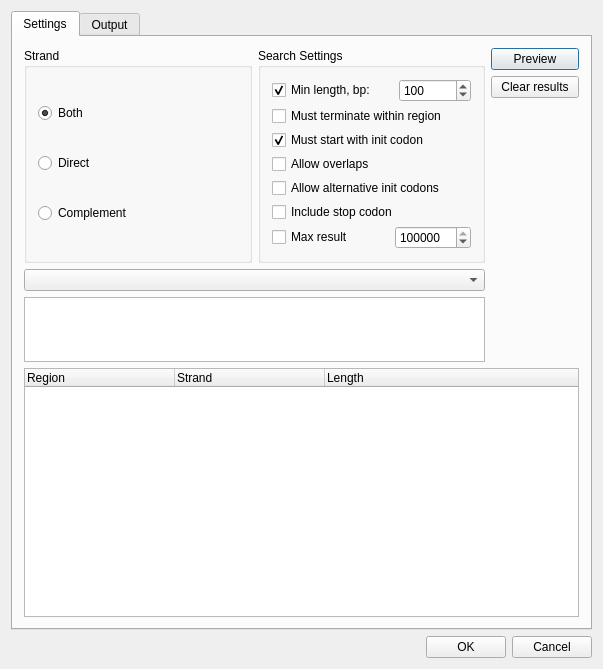
<?xml version="1.0" encoding="UTF-8"?>
<ui version="4.0">
 <class>ORFDialogBase</class>
 <widget class="QDialog" name="ORFDialogBase">
  <property name="geometry">
   <rect>
    <x>0</x>
    <y>0</y>
    <width>603</width>
    <height>669</height>
   </rect>
  </property>
  <property name="sizePolicy">
   <sizepolicy hsizetype="Preferred" vsizetype="Minimum">
    <horstretch>0</horstretch>
    <verstretch>0</verstretch>
   </sizepolicy>
  </property>
  <property name="minimumSize">
   <size>
    <width>0</width>
    <height>560</height>
   </size>
  </property>
  <property name="maximumSize">
   <size>
    <width>32767</width>
    <height>32767</height>
   </size>
  </property>
  <property name="mouseTracking">
   <bool>false</bool>
  </property>
  <property name="windowTitle">
   <string>ORF Marker</string>
  </property>
  <property name="toolTip">
   <string/>
  </property>
  <property name="whatsThis">
   <string>Find Open Reading Frames in sequence</string>
  </property>
  <property name="sizeGripEnabled">
   <bool>false</bool>
  </property>
  <layout class="QVBoxLayout" name="verticalLayout_5">
   <property name="sizeConstraint">
    <enum>QLayout::SetMinimumSize</enum>
   </property>
   <item>
    <widget class="QTabWidget" name="tabWidget">
     <property name="currentIndex">
      <number>0</number>
     </property>
     <widget class="QWidget" name="tab_3">
      <attribute name="title">
       <string>Settings</string>
      </attribute>
      <layout class="QVBoxLayout" name="verticalLayout_4">
       <property name="sizeConstraint">
        <enum>QLayout::SetMinimumSize</enum>
       </property>
       <item>
        <layout class="QGridLayout" name="gridLayout">
         <property name="sizeConstraint">
          <enum>QLayout::SetMinimumSize</enum>
         </property>
         <item row="0" column="0">
          <layout class="QHBoxLayout" name="horizontalLayout_2">
           <property name="spacing">
            <number>6</number>
           </property>
           <property name="sizeConstraint">
            <enum>QLayout::SetMinimumSize</enum>
           </property>
           <item>
            <widget class="QGroupBox" name="bgStrand">
             <property name="sizePolicy">
              <sizepolicy hsizetype="Minimum" vsizetype="Minimum">
               <horstretch>0</horstretch>
               <verstretch>0</verstretch>
              </sizepolicy>
             </property>
             <property name="title">
              <string>Strand</string>
             </property>
             <layout class="QVBoxLayout" name="verticalLayout">
              <item>
               <widget class="QRadioButton" name="rbBoth">
                <property name="toolTip">
                 <string>Search in both strands</string>
                </property>
                <property name="whatsThis">
                 <string>Search in both strands</string>
                </property>
                <property name="text">
                 <string>Both</string>
                </property>
                <property name="checked">
                 <bool>true</bool>
                </property>
               </widget>
              </item>
              <item>
               <widget class="QRadioButton" name="rbDirect">
                <property name="toolTip">
                 <string>Search frames in direct strand only</string>
                </property>
                <property name="whatsThis">
                 <string>Search frames in direct strand only</string>
                </property>
                <property name="text">
                 <string>Direct</string>
                </property>
                <property name="shortcut">
                 <string/>
                </property>
                <property name="checked">
                 <bool>false</bool>
                </property>
               </widget>
              </item>
              <item>
               <widget class="QRadioButton" name="rbComplement">
                <property name="toolTip">
                 <string>Search frames in complement strand only</string>
                </property>
                <property name="whatsThis">
                 <string>Search frames in complement strand only</string>
                </property>
                <property name="text">
                 <string>Complement</string>
                </property>
                <property name="shortcut">
                 <string/>
                </property>
               </widget>
              </item>
             </layout>
            </widget>
           </item>
           <item>
            <widget class="QGroupBox" name="groupBox">
             <property name="minimumSize">
              <size>
               <width>0</width>
               <height>0</height>
              </size>
             </property>
             <property name="title">
              <string>Search Settings</string>
             </property>
             <layout class="QVBoxLayout" name="verticalLayout_3">
              <property name="spacing">
               <number>4</number>
              </property>
              <property name="sizeConstraint">
               <enum>QLayout::SetMinimumSize</enum>
              </property>
              <item>
               <layout class="QHBoxLayout" name="horizontalLayout">
                <property name="sizeConstraint">
                 <enum>QLayout::SetMinimumSize</enum>
                </property>
                <item>
                 <widget class="QCheckBox" name="ckMinLen">
                  <property name="minimumSize">
                   <size>
                    <width>121</width>
                    <height>20</height>
                   </size>
                  </property>
                  <property name="toolTip">
                   <string>Ignore ORFs shorter than the specified length</string>
                  </property>
                  <property name="whatsThis">
                   <string>Ignore ORFs shorter than the specified length</string>
                  </property>
                  <property name="text">
                   <string>Min length, bp:</string>
                  </property>
                  <property name="checked">
                   <bool>true</bool>
                  </property>
                 </widget>
                </item>
                <item>
                 <widget class="QSpinBox" name="sbMinLen">
                  <property name="enabled">
                   <bool>true</bool>
                  </property>
                  <property name="sizePolicy">
                   <sizepolicy hsizetype="Minimum" vsizetype="Minimum">
                    <horstretch>0</horstretch>
                    <verstretch>0</verstretch>
                   </sizepolicy>
                  </property>
                  <property name="toolTip">
                   <string/>
                  </property>
                  <property name="whatsThis">
                   <string/>
                  </property>
                  <property name="suffix">
                   <string/>
                  </property>
                  <property name="minimum">
                   <number>1</number>
                  </property>
                  <property name="maximum">
                   <number>999999999</number>
                  </property>
                  <property name="value">
                   <number>100</number>
                  </property>
                 </widget>
                </item>
               </layout>
              </item>
              <item>
               <widget class="QCheckBox" name="ckFit">
                <property name="toolTip">
                 <string>Ignore boundary ORFs which last beyond the search region(i.e. have no stop codon within the range).
             </string>
                </property>
                <property name="whatsThis">
                 <string>Ignore boundary ORFs which last beyond the search region(i.e. have no stop codon within the range).
             </string>
                </property>
                <property name="text">
                 <string>Must terminate within region</string>
                </property>
               </widget>
              </item>
              <item>
               <widget class="QCheckBox" name="ckInit">
                <property name="toolTip">
                 <string>Specifies that each ORF found must start with the start codon</string>
                </property>
                <property name="whatsThis">
                 <string>Specifies that each ORF found must start with the start codon</string>
                </property>
                <property name="text">
                 <string>Must start with init codon</string>
                </property>
                <property name="checked">
                 <bool>true</bool>
                </property>
               </widget>
              </item>
              <item>
               <widget class="QCheckBox" name="ckOverlap">
                <property name="toolTip">
                 <string>
               Allow alternative (downstream) initiators, when another start codon is located within a longer ORF.
               Then all possible ORF will be found, not only the longest ones.
             </string>
                </property>
                <property name="text">
                 <string>Allow overlaps</string>
                </property>
               </widget>
              </item>
              <item>
               <widget class="QCheckBox" name="ckAlt">
                <property name="enabled">
                 <bool>true</bool>
                </property>
                <property name="sizePolicy">
                 <sizepolicy hsizetype="Preferred" vsizetype="Fixed">
                  <horstretch>0</horstretch>
                  <verstretch>0</verstretch>
                 </sizepolicy>
                </property>
                <property name="toolTip">
                 <string>
               Allow ORFs starting with alternative initiation codons,
               accordingly to the current translation table.
             </string>
                </property>
                <property name="whatsThis">
                 <string>
               Allow ORFs starting with alternative initiation codons,
               accordingly to the current translation table.
             </string>
                </property>
                <property name="text">
                 <string>Allow alternative init codons</string>
                </property>
               </widget>
              </item>
              <item>
               <widget class="QCheckBox" name="ckIncStopCodon">
                <property name="toolTip">
                 <string>&lt;!DOCTYPE HTML PUBLIC &quot;-//W3C//DTD HTML 4.0//EN&quot; &quot;http://www.w3.org/TR/REC-html40/strict.dtd&quot;&gt;
&lt;html&gt;&lt;head&gt;&lt;meta name=&quot;qrichtext&quot; content=&quot;1&quot; /&gt;&lt;style type=&quot;text/css&quot;&gt;
p, li { white-space: pre-wrap; }
&lt;/style&gt;&lt;/head&gt;&lt;body style=&quot; font-family:'MS Shell Dlg 2'; font-size:8.25pt; font-weight:400; font-style:normal;&quot;&gt;
&lt;p style=&quot; margin-top:0px; margin-bottom:0px; margin-left:0px; margin-right:0px; -qt-block-indent:0; text-indent:0px;&quot;&gt;&lt;span style=&quot; font-size:8pt;&quot;&gt;Include stop codon into resulting annotation. &lt;/span&gt;&lt;/p&gt;&lt;/body&gt;&lt;/html&gt;</string>
                </property>
                <property name="text">
                 <string>Include stop codon</string>
                </property>
               </widget>
              </item>
              <item>
               <layout class="QHBoxLayout" name="horizontalLayout_3">
                <property name="sizeConstraint">
                 <enum>QLayout::SetMinimumSize</enum>
                </property>
                <property name="leftMargin">
                 <number>0</number>
                </property>
                <property name="topMargin">
                 <number>0</number>
                </property>
                <item>
                 <widget class="QCheckBox" name="maxResult">
                  <property name="minimumSize">
                   <size>
                    <width>117</width>
                    <height>20</height>
                   </size>
                  </property>
                  <property name="text">
                   <string>Max result</string>
                  </property>
                 </widget>
                </item>
                <item>
                 <widget class="QSpinBox" name="maxResultField">
                  <property name="maximum">
                   <number>500000</number>
                  </property>
                  <property name="singleStep">
                   <number>100</number>
                  </property>
                  <property name="value">
                   <number>200000</number>
                  </property>
                 </widget>
                </item>
               </layout>
              </item>
             </layout>
            </widget>
           </item>
          </layout>
         </item>
         <item row="0" column="1" rowspan="3">
          <layout class="QVBoxLayout" name="verticalLayout_2">
           <item>
            <widget class="QPushButton" name="pbFindAll">
             <property name="enabled">
              <bool>true</bool>
             </property>
             <property name="sizePolicy">
              <sizepolicy hsizetype="Minimum" vsizetype="Fixed">
               <horstretch>0</horstretch>
               <verstretch>0</verstretch>
              </sizepolicy>
             </property>
             <property name="toolTip">
              <string/>
             </property>
             <property name="whatsThis">
              <string>Start searching ORFs</string>
             </property>
             <property name="text">
              <string>Preview</string>
             </property>
             <property name="shortcut">
              <string/>
             </property>
             <property name="default">
              <bool>true</bool>
             </property>
             <property name="flat">
              <bool>false</bool>
             </property>
            </widget>
           </item>
           <item>
            <widget class="QPushButton" name="pbClearList">
             <property name="sizePolicy">
              <sizepolicy hsizetype="Minimum" vsizetype="Fixed">
               <horstretch>0</horstretch>
               <verstretch>0</verstretch>
              </sizepolicy>
             </property>
             <property name="text">
              <string>Clear results</string>
             </property>
             <property name="shortcut">
              <string/>
             </property>
            </widget>
           </item>
           <item>
            <spacer name="spacer4">
             <property name="orientation">
              <enum>Qt::Vertical</enum>
             </property>
             <property name="sizeType">
              <enum>QSizePolicy::MinimumExpanding</enum>
             </property>
             <property name="sizeHint" stdset="0">
              <size>
               <width>88</width>
               <height>17</height>
              </size>
             </property>
            </spacer>
           </item>
          </layout>
         </item>
         <item row="1" column="0">
          <widget class="QComboBox" name="transCombo"/>
         </item>
         <item row="2" column="0">
          <widget class="QTextEdit" name="codonsView">
           <property name="sizePolicy">
            <sizepolicy hsizetype="Expanding" vsizetype="Preferred">
             <horstretch>0</horstretch>
             <verstretch>0</verstretch>
            </sizepolicy>
           </property>
           <property name="minimumSize">
            <size>
             <width>0</width>
             <height>65</height>
            </size>
           </property>
           <property name="maximumSize">
            <size>
             <width>16777215</width>
             <height>65</height>
            </size>
           </property>
           <property name="readOnly">
            <bool>true</bool>
           </property>
          </widget>
         </item>
        </layout>
       </item>
       <item>
        <layout class="QHBoxLayout" name="rangeSelectorLayout"/>
       </item>
       <item>
        <widget class="QTreeWidget" name="resultsTree">
         <property name="rootIsDecorated">
          <bool>false</bool>
         </property>
         <attribute name="headerDefaultSectionSize">
          <number>150</number>
         </attribute>
         <attribute name="headerMinimumSectionSize">
          <number>150</number>
         </attribute>
         <column>
          <property name="text">
           <string>Region</string>
          </property>
         </column>
         <column>
          <property name="text">
           <string>Strand</string>
          </property>
         </column>
         <column>
          <property name="text">
           <string>Length</string>
          </property>
         </column>
        </widget>
       </item>
      </layout>
     </widget>
     <widget class="QWidget" name="tab_4">
      <attribute name="title">
       <string>Output</string>
      </attribute>
      <layout class="QVBoxLayout" name="verticalLayout_6">
       <item>
        <widget class="QWidget" name="annotationsWidget" native="true"/>
       </item>
       <item>
        <spacer name="verticalSpacer">
         <property name="orientation">
          <enum>Qt::Vertical</enum>
         </property>
         <property name="sizeHint" stdset="0">
          <size>
           <width>20</width>
           <height>40</height>
          </size>
         </property>
        </spacer>
       </item>
      </layout>
     </widget>
    </widget>
   </item>
   <item>
    <layout class="QHBoxLayout" name="horizontalLayout_5">
     <item>
      <widget class="QLabel" name="statusLabel">
       <property name="text">
        <string/>
       </property>
      </widget>
     </item>
     <item>
      <widget class="QDialogButtonBox" name="buttonBox">
       <property name="standardButtons">
        <set>QDialogButtonBox::Cancel|QDialogButtonBox::Ok</set>
       </property>
      </widget>
     </item>
    </layout>
   </item>
  </layout>
 </widget>
 <layoutdefault spacing="6" margin="11"/>
 <resources/>
 <connections>
  <connection>
   <sender>buttonBox</sender>
   <signal>accepted()</signal>
   <receiver>ORFDialogBase</receiver>
   <slot>accept()</slot>
   <hints>
    <hint type="sourcelabel">
     <x>285</x>
     <y>587</y>
    </hint>
    <hint type="destinationlabel">
     <x>279</x>
     <y>304</y>
    </hint>
   </hints>
  </connection>
  <connection>
   <sender>buttonBox</sender>
   <signal>rejected()</signal>
   <receiver>ORFDialogBase</receiver>
   <slot>reject()</slot>
   <hints>
    <hint type="sourcelabel">
     <x>285</x>
     <y>587</y>
    </hint>
    <hint type="destinationlabel">
     <x>279</x>
     <y>304</y>
    </hint>
   </hints>
  </connection>
 </connections>
</ui>
